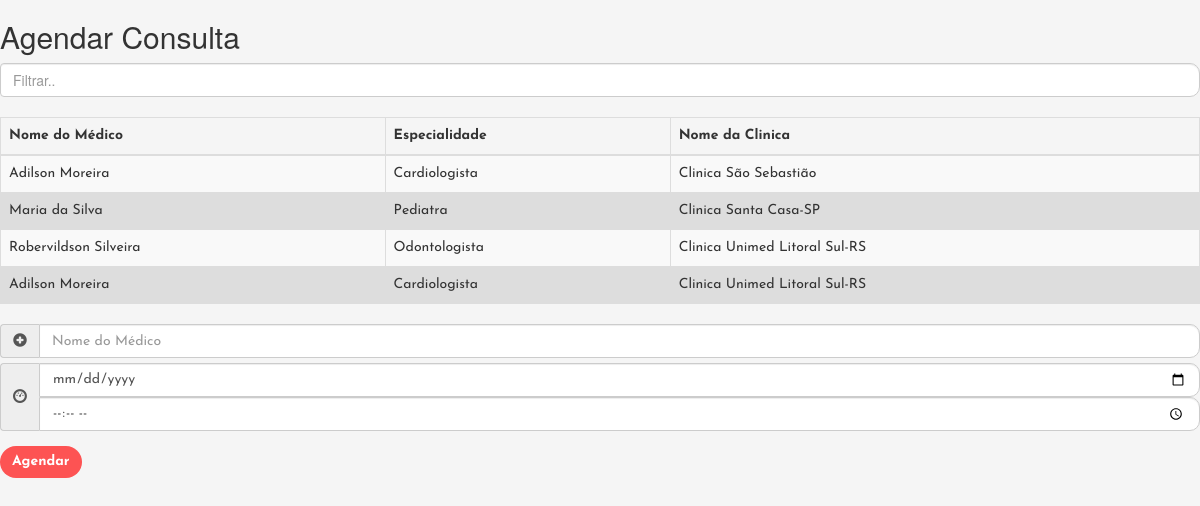
Page /front/teste.php on the committed database.
### tables this page shows
CREATE TABLE medico (	crm VARCHAR(15),
						cpf VARCHAR(14),
						nome VARCHAR(50),
                        data_nas DATE,
                        email VARCHAR(150),
                        endereco VARCHAR(100),
                        telefone VARCHAR(50),
                        especialidade VARCHAR(30),
                        usuario VARCHAR(256),
                        senha VARCHAR(256),
						PRIMARY KEY (crm)
);

CREATE TABLE clinica (	cnpj VARCHAR(20),
						nome VARCHAR(50),
                        nome_gerente VARCHAR(50),
                        endereco VARCHAR(100),
                        telefone VARCHAR(50),
						PRIMARY KEY (cnpj)
);

### front/teste.php (the view, shortened to what this page needs)
<?php
	$columnsToBeSelected = "medico.nome AS nome_medico, clinica.nome AS nome_clinica, especialidade";
	$join1               = "medico JOIN medico_clinica ON medico.crm = medico_clinica.crm_medico";
	$join2               = "JOIN clinica ON clinica.cnpj = medico_clinica.cnpj_clinica";
	$query = "SELECT $columnsToBeSelected FROM $join1 $join2";
	$search_result = filterTable($query);
	function filterTable($query)
	{
		$connect = mysqli_connect("localhost", "root", "Dijkstra", "clinical_system");
		$filter_Result = mysqli_query($connect, $query);
		if($filter_Result)
			return $filter_Result;
		else
			die(mysqli_error($connect));
	}
?>
<!DOCTYPE html>
<html>
	<head>
		<link rel="stylesheet" type="text/css" media="screen" href="css/paciente.css" />
        <link rel="stylesheet" type="text/css" media="screen" href="bootstrap/css/bootstrap.min.css" />
        <link rel="stylesheet" href="css/reveal.css">
    </head>
    <body>
    <h2>Agendar Consulta</h2>
						<input class="form-control" id="myInput" type="text" placeholder="Filtrar..">
						<br>
						<table class="table table-bordered table-striped">
							<thead>
							<tr>
								<th>Nome do Médico</th>
								<th>Especialidade</th>
								<th>Nome da Clinica</th>
							</tr>
							</thead>
							<tbody id="myTable">
							<?php while($row = mysqli_fetch_array($search_result)):?>
										<tr class="dialog" class="clickable">
											<td><?php echo $row['nome_medico'];?></td>
											<td><?php echo $row['especialidade'];?></td>
											<td><?php echo $row['nome_clinica'];?></td>
										</tr>
							<?php endwhile;?>
							</tbody>
						</table>
						<form name="form_agendar" id="form_agendar" onsubmit="return false;">
							<div class="input-group">
								<span class="input-group-addon"><i class="glyphicon glyphicon-plus-sign"></i></span>
								<input list="doctors" id="med-name" class="form-control" type="text" name="med-name" placeholder="Nome do Médico" required>
							</div>
							<div class="input-group">
								<span class="input-group-addon"><i class="glyphicon glyphicon-dashboard"></i></span>
								<input id="appointment_day" name="appointment_day" class="form-control" type="date" required>
								<input id="appointment_hour" name="appointment_hour" class="form-control" type="time" required>
							</div>
							<div class="submit-button" id="submit-agenda">
								<button type="submit" class="btn btn-default" id="btnAgendar" onclick="ajaxPost('../server/agendarPendente.php', '#result-agendar')">Agendar</button>
							</div>
						</form>
	</body>
</html>

### front/css/paciente.css (style rules this page uses)
* { font-family: 'Josefin Sans', sans-serif; }
body { background-color: whitesmoke !important; }
input#med-name, input#appointment_day, input#appointment_hour { border-top-right-radius: 10px; border-bottom-right-radius: 10px; }
.input-group { margin-bottom: 5px; }
input.form-control { border-top-right-radius: 10px !important; border-bottom-right-radius: 10px !important; }
.btn.btn-default { border-radius: 20px; border: 0; background-color: rgb(253, 83, 83); color: white; font-weight: bold; margin-top: 10px; }
table { font-family: arial, sans-serif; border-collapse: collapse; width: 100%; }
td, th { border: 1px solid #dddddd; text-align: left; padding: 8px; }
tr:nth-child(even) { background-color: #dddddd; }

### rows in the picture
medico: nome "Adilson Moreira", especialidade "Cardiologista", clinica.nome "Clinica São Sebastião", clinica.nome "Clinica Unimed Litoral Sul-RS"
medico: nome "Maria da Silva", especialidade "Pediatra", clinica.nome "Clinica Santa Casa-SP"
medico: nome "Robervildson Silveira", especialidade "Odontologista", clinica.nome "Clinica Unimed Litoral Sul-RS"
